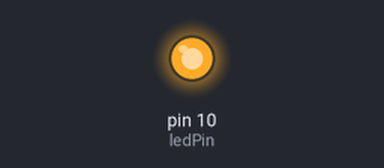
A sketch run on a simulated Arduino Uno, built with avr-gcc and run on an emulated ATmega328P. Parts: output pins drawn as LEDs (lit = HIGH). Random numbers use the default seed unless the sketch sets one.

Above: at 0.75 s.
At 36.2 s:
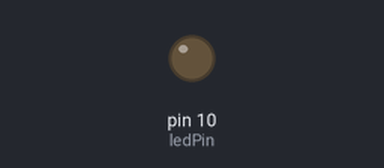
Timing chart, 0 to 39.5 s (numbered marks = the images above):
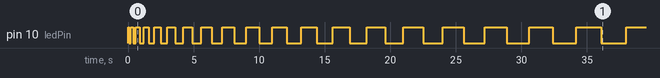

The sketch:

arduino1.ino
```cpp
// Using 'if' statements

int ledPin = 10;
int delayPeriod = 100;

void setup()
{
    pinMode(ledPin, OUTPUT);
}

void loop()
{
    digitalWrite(ledPin, HIGH);  // LED turns on
    delay(delayPeriod); // delay occurs
    digitalWrite(ledPin, LOW); // LED turns off
    delay(delayPeriod); // delay occurs
    delayPeriod = delayPeriod + 100; // adds 100 to the delayPeriod
    if (delayPeriod > 3000) // if delayPeriod > 3000, get set back to 100
    {
        delayPeriod = 100;
    }
}
```

LEDlightshow.c
```cpp
int led1Pin = 10;  // the pin for the first LED
int led2Pin = 11;  // the pin for the second LED
int led3Pin = 12;  // the pin for the third LED

void setup() {
  pinMode(led1Pin, OUTPUT);  // set the first LED pin as an output
  pinMode(led2Pin, OUTPUT);  // set the second LED pin as an output
  pinMode(led3Pin, OUTPUT);  // set the third LED pin as an output
}

void loop() {
  // set random brightness levels for each LED
  int led1Brightness = random(0, 100);
  int led2Brightness = random(0, 100);
  int led3Brightness = random(0, 100);

  // turn on each LED with its respective brightness level
  analogWrite(led1Pin, led1Brightness);
  analogWrite(led2Pin, led2Brightness);
  analogWrite(led3Pin, led3Brightness);

  // wait for a random amount of time before turning the LEDs off
  delay(random(50, 500));

  // turn off all the LEDs
  analogWrite(led1Pin, 0);
  analogWrite(led2Pin, 0);
  analogWrite(led3Pin, 0);

  // wait for a random amount of time before starting the loop again
  delay(random(50, 500));
}
```

Measured:
- by itself, pin 10 (ledPin): LOW → HIGH at 0.00 s, → LOW 0.10 s later, → HIGH 0.10 s later, → LOW 0.20 s later, … (39 changes in this stretch)
